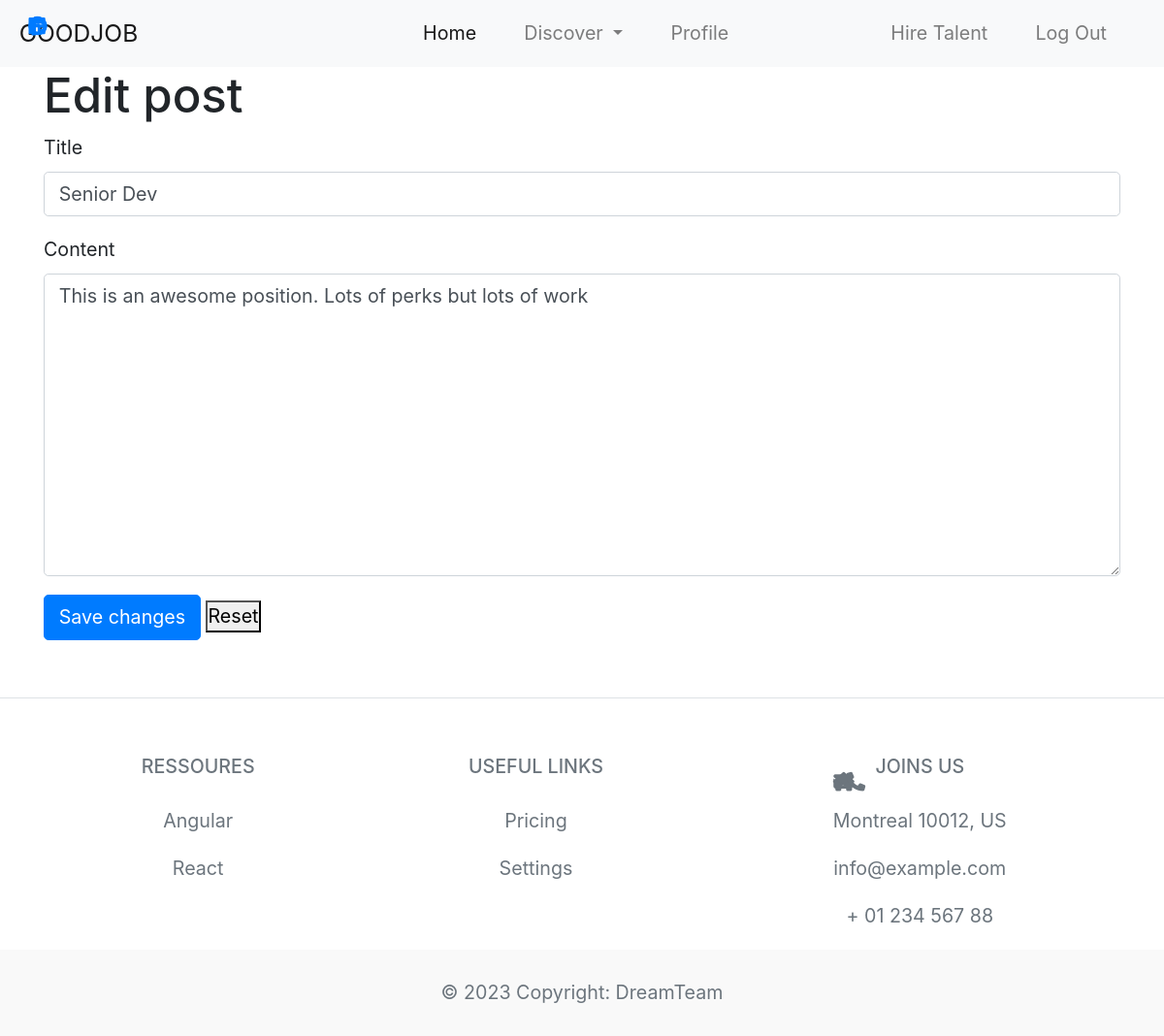
Page /editpost/1 (signed in) on the committed database.
### website/models.py (models this page shows)
class Post(db.Model):
    id = db.Column(db.Integer, primary_key=True)
    title = db.Column(db.String(50))
    text = db.Column(db.Text, nullable=False)
    company = db.Column(db.String(50))
    address = db.Column(db.String(50))
    salary = db.Column(db.Integer)
    field = db.Column(db.String(50)) #Example aerospace, programming etc
    date_created = db.Column(db.DateTime(timezone=True), default=func.now())
    author =db.Column(db.Integer, db.ForeignKey('user.id', ondelete="CASCADE"), nullable=False)

### website/views.py (the view)
@views.route("/editpost/<id>", methods = ['POST', 'GET'])
@login_required
def editpost(id):
    post = Post.query.filter_by(id=id).first()
    if request.method == 'POST':
        post.title = request.form['title']
        post.text = request.form['text']
        db.session.commit()
        return redirect(url_for('views.myposts'))
    return render_template('editpost.html', post=post, user=current_user)

### website/templates/editpost.html
{% extends 'base.html' %}
{% block content %}
  <h1>Edit post</h1>
  <form method="POST">
    <div class="form-group">
      <label for="title">Title</label>
      <input type="text" class="form-control" id="title" name="title" value="{{ post.title }}" required>
    </div>
    <div class="form-group">
      <label for="content">Content</label>
      <textarea class="form-control" id="text" name="text" rows="10" required>{{ post.text }}</textarea>
    </div>
    <button type="submit" class="btn btn-primary">Save changes</button>
    <button type="reset">Reset </button>
  </form>
{% endblock %}

### website/static/css/main.css (style rules this page uses)
* { margin: 0; text-decoration: none; padding: 0; list-style: none; }
:root { font-size: calc(16px + (20 - 16) * (100vw - 320px) / (1280 - 320)); }

### rows in the picture
Post: title "Senior Dev", text "This is an awesome position. Lots of perks but lots of work"
